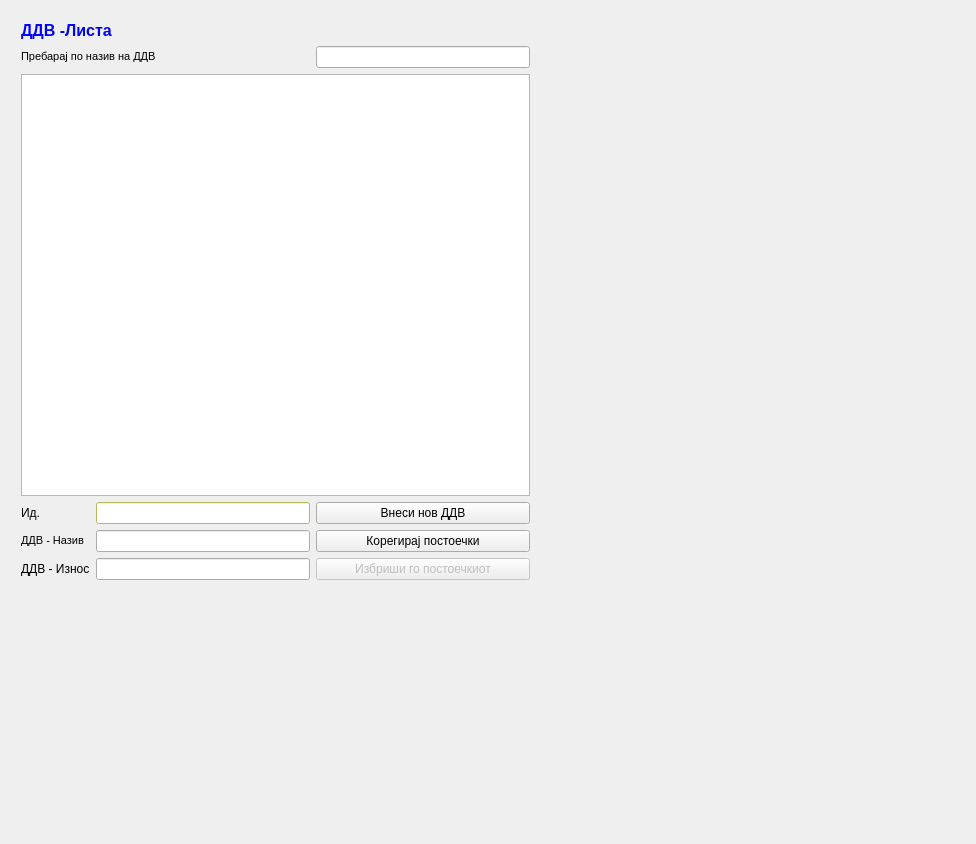
<?xml version="1.0" encoding="UTF-8"?>
<ui version="4.0">
 <class>QDdvListaClass</class>
 <widget class="QMyBaseFormWidget" name="QDdvListaClass">
  <property name="geometry">
   <rect>
    <x>0</x>
    <y>0</y>
    <width>976</width>
    <height>844</height>
   </rect>
  </property>
  <property name="windowTitle">
   <string>QDdvLista</string>
  </property>
  <widget class="QWidget" name="layoutWidget">
   <property name="geometry">
    <rect>
     <x>10</x>
     <y>10</y>
     <width>531</width>
     <height>581</height>
    </rect>
   </property>
   <layout class="QGridLayout" name="gridLayout">
    <item row="0" column="0" colspan="3">
     <widget class="QLabel" name="label_16">
      <property name="text">
       <string>&lt;!DOCTYPE HTML PUBLIC &quot;-//W3C//DTD HTML 4.0//EN&quot; &quot;http://www.w3.org/TR/REC-html40/strict.dtd&quot;&gt;
&lt;html&gt;&lt;head&gt;&lt;meta name=&quot;qrichtext&quot; content=&quot;1&quot; /&gt;&lt;style type=&quot;text/css&quot;&gt;
p, li { white-space: pre-wrap; }
&lt;/style&gt;&lt;/head&gt;&lt;body style=&quot; font-family:'MS Shell Dlg 2'; font-size:8.25pt; font-weight:400; font-style:normal;&quot;&gt;
&lt;p style=&quot; margin-top:0px; margin-bottom:0px; margin-left:0px; margin-right:0px; -qt-block-indent:0; text-indent:0px;&quot;&gt;&lt;span style=&quot; font-size:12pt; font-weight:600; color:#0000ff;&quot;&gt;ДДВ -Листа &lt;/span&gt;&lt;/p&gt;&lt;/body&gt;&lt;/html&gt;</string>
      </property>
     </widget>
    </item>
    <item row="1" column="0" colspan="2">
     <widget class="QLabel" name="label">
      <property name="font">
       <font>
        <pointsize>10</pointsize>
       </font>
      </property>
      <property name="text">
       <string>&lt;!DOCTYPE HTML PUBLIC &quot;-//W3C//DTD HTML 4.0//EN&quot; &quot;http://www.w3.org/TR/REC-html40/strict.dtd&quot;&gt;
&lt;html&gt;&lt;head&gt;&lt;meta name=&quot;qrichtext&quot; content=&quot;1&quot; /&gt;&lt;style type=&quot;text/css&quot;&gt;
p, li { white-space: pre-wrap; }
&lt;/style&gt;&lt;/head&gt;&lt;body style=&quot; font-family:'MS Shell Dlg 2'; font-size:8.25pt; font-weight:400; font-style:normal;&quot;&gt;
&lt;p style=&quot; margin-top:0px; margin-bottom:0px; margin-left:0px; margin-right:0px; -qt-block-indent:0; text-indent:0px;&quot;&gt;&lt;span style=&quot; font-size:8pt;&quot;&gt;Пребарај по назив на ДДВ&lt;/span&gt;&lt;/p&gt;&lt;/body&gt;&lt;/html&gt;</string>
      </property>
     </widget>
    </item>
    <item row="1" column="2">
     <widget class="QLineEdit" name="lineEdit"/>
    </item>
    <item row="2" column="0" colspan="3">
     <widget class="QTableView" name="tableView"/>
    </item>
    <item row="4" column="0">
     <widget class="QLabel" name="label_2">
      <property name="text">
       <string>Ид.</string>
      </property>
     </widget>
    </item>
    <item row="4" column="1">
     <widget class="QLineEdit" name="lineEdit_2">
      <property name="palette">
       <palette>
        <active>
         <colorrole role="WindowText">
          <brush brushstyle="SolidPattern">
           <color alpha="255">
            <red>0</red>
            <green>0</green>
            <blue>0</blue>
           </color>
          </brush>
         </colorrole>
         <colorrole role="Button">
          <brush brushstyle="SolidPattern">
           <color alpha="255">
            <red>255</red>
            <green>255</green>
            <blue>127</blue>
           </color>
          </brush>
         </colorrole>
         <colorrole role="Light">
          <brush brushstyle="SolidPattern">
           <color alpha="255">
            <red>255</red>
            <green>255</green>
            <blue>255</blue>
           </color>
          </brush>
         </colorrole>
         <colorrole role="Midlight">
          <brush brushstyle="SolidPattern">
           <color alpha="255">
            <red>255</red>
            <green>255</green>
            <blue>191</blue>
           </color>
          </brush>
         </colorrole>
         <colorrole role="Dark">
          <brush brushstyle="SolidPattern">
           <color alpha="255">
            <red>127</red>
            <green>127</green>
            <blue>63</blue>
           </color>
          </brush>
         </colorrole>
         <colorrole role="Mid">
          <brush brushstyle="SolidPattern">
           <color alpha="255">
            <red>170</red>
            <green>170</green>
            <blue>84</blue>
           </color>
          </brush>
         </colorrole>
         <colorrole role="Text">
          <brush brushstyle="SolidPattern">
           <color alpha="255">
            <red>0</red>
            <green>0</green>
            <blue>0</blue>
           </color>
          </brush>
         </colorrole>
         <colorrole role="BrightText">
          <brush brushstyle="SolidPattern">
           <color alpha="255">
            <red>255</red>
            <green>255</green>
            <blue>255</blue>
           </color>
          </brush>
         </colorrole>
         <colorrole role="ButtonText">
          <brush brushstyle="SolidPattern">
           <color alpha="255">
            <red>0</red>
            <green>0</green>
            <blue>0</blue>
           </color>
          </brush>
         </colorrole>
         <colorrole role="Base">
          <brush brushstyle="SolidPattern">
           <color alpha="255">
            <red>255</red>
            <green>255</green>
            <blue>255</blue>
           </color>
          </brush>
         </colorrole>
         <colorrole role="Window">
          <brush brushstyle="SolidPattern">
           <color alpha="255">
            <red>255</red>
            <green>255</green>
            <blue>127</blue>
           </color>
          </brush>
         </colorrole>
         <colorrole role="Shadow">
          <brush brushstyle="SolidPattern">
           <color alpha="255">
            <red>0</red>
            <green>0</green>
            <blue>0</blue>
           </color>
          </brush>
         </colorrole>
         <colorrole role="AlternateBase">
          <brush brushstyle="SolidPattern">
           <color alpha="255">
            <red>255</red>
            <green>255</green>
            <blue>191</blue>
           </color>
          </brush>
         </colorrole>
         <colorrole role="PlaceholderText">
          <brush brushstyle="NoBrush">
           <color alpha="128">
            <red>0</red>
            <green>0</green>
            <blue>0</blue>
           </color>
          </brush>
         </colorrole>
        </active>
        <inactive>
         <colorrole role="WindowText">
          <brush brushstyle="SolidPattern">
           <color alpha="255">
            <red>0</red>
            <green>0</green>
            <blue>0</blue>
           </color>
          </brush>
         </colorrole>
         <colorrole role="Button">
          <brush brushstyle="SolidPattern">
           <color alpha="255">
            <red>255</red>
            <green>255</green>
            <blue>127</blue>
           </color>
          </brush>
         </colorrole>
         <colorrole role="Light">
          <brush brushstyle="SolidPattern">
           <color alpha="255">
            <red>255</red>
            <green>255</green>
            <blue>255</blue>
           </color>
          </brush>
         </colorrole>
         <colorrole role="Midlight">
          <brush brushstyle="SolidPattern">
           <color alpha="255">
            <red>255</red>
            <green>255</green>
            <blue>191</blue>
           </color>
          </brush>
         </colorrole>
         <colorrole role="Dark">
          <brush brushstyle="SolidPattern">
           <color alpha="255">
            <red>127</red>
            <green>127</green>
            <blue>63</blue>
           </color>
          </brush>
         </colorrole>
         <colorrole role="Mid">
          <brush brushstyle="SolidPattern">
           <color alpha="255">
            <red>170</red>
            <green>170</green>
            <blue>84</blue>
           </color>
          </brush>
         </colorrole>
         <colorrole role="Text">
          <brush brushstyle="SolidPattern">
           <color alpha="255">
            <red>0</red>
            <green>0</green>
            <blue>0</blue>
           </color>
          </brush>
         </colorrole>
         <colorrole role="BrightText">
          <brush brushstyle="SolidPattern">
           <color alpha="255">
            <red>255</red>
            <green>255</green>
            <blue>255</blue>
           </color>
          </brush>
         </colorrole>
         <colorrole role="ButtonText">
          <brush brushstyle="SolidPattern">
           <color alpha="255">
            <red>0</red>
            <green>0</green>
            <blue>0</blue>
           </color>
          </brush>
         </colorrole>
         <colorrole role="Base">
          <brush brushstyle="SolidPattern">
           <color alpha="255">
            <red>255</red>
            <green>255</green>
            <blue>255</blue>
           </color>
          </brush>
         </colorrole>
         <colorrole role="Window">
          <brush brushstyle="SolidPattern">
           <color alpha="255">
            <red>255</red>
            <green>255</green>
            <blue>127</blue>
           </color>
          </brush>
         </colorrole>
         <colorrole role="Shadow">
          <brush brushstyle="SolidPattern">
           <color alpha="255">
            <red>0</red>
            <green>0</green>
            <blue>0</blue>
           </color>
          </brush>
         </colorrole>
         <colorrole role="AlternateBase">
          <brush brushstyle="SolidPattern">
           <color alpha="255">
            <red>255</red>
            <green>255</green>
            <blue>191</blue>
           </color>
          </brush>
         </colorrole>
         <colorrole role="PlaceholderText">
          <brush brushstyle="NoBrush">
           <color alpha="128">
            <red>0</red>
            <green>0</green>
            <blue>0</blue>
           </color>
          </brush>
         </colorrole>
        </inactive>
        <disabled>
         <colorrole role="WindowText">
          <brush brushstyle="SolidPattern">
           <color alpha="255">
            <red>127</red>
            <green>127</green>
            <blue>63</blue>
           </color>
          </brush>
         </colorrole>
         <colorrole role="Button">
          <brush brushstyle="SolidPattern">
           <color alpha="255">
            <red>255</red>
            <green>255</green>
            <blue>127</blue>
           </color>
          </brush>
         </colorrole>
         <colorrole role="Light">
          <brush brushstyle="SolidPattern">
           <color alpha="255">
            <red>255</red>
            <green>255</green>
            <blue>255</blue>
           </color>
          </brush>
         </colorrole>
         <colorrole role="Midlight">
          <brush brushstyle="SolidPattern">
           <color alpha="255">
            <red>255</red>
            <green>255</green>
            <blue>191</blue>
           </color>
          </brush>
         </colorrole>
         <colorrole role="Dark">
          <brush brushstyle="SolidPattern">
           <color alpha="255">
            <red>127</red>
            <green>127</green>
            <blue>63</blue>
           </color>
          </brush>
         </colorrole>
         <colorrole role="Mid">
          <brush brushstyle="SolidPattern">
           <color alpha="255">
            <red>170</red>
            <green>170</green>
            <blue>84</blue>
           </color>
          </brush>
         </colorrole>
         <colorrole role="Text">
          <brush brushstyle="SolidPattern">
           <color alpha="255">
            <red>127</red>
            <green>127</green>
            <blue>63</blue>
           </color>
          </brush>
         </colorrole>
         <colorrole role="BrightText">
          <brush brushstyle="SolidPattern">
           <color alpha="255">
            <red>255</red>
            <green>255</green>
            <blue>255</blue>
           </color>
          </brush>
         </colorrole>
         <colorrole role="ButtonText">
          <brush brushstyle="SolidPattern">
           <color alpha="255">
            <red>127</red>
            <green>127</green>
            <blue>63</blue>
           </color>
          </brush>
         </colorrole>
         <colorrole role="Base">
          <brush brushstyle="SolidPattern">
           <color alpha="255">
            <red>255</red>
            <green>255</green>
            <blue>127</blue>
           </color>
          </brush>
         </colorrole>
         <colorrole role="Window">
          <brush brushstyle="SolidPattern">
           <color alpha="255">
            <red>255</red>
            <green>255</green>
            <blue>127</blue>
           </color>
          </brush>
         </colorrole>
         <colorrole role="Shadow">
          <brush brushstyle="SolidPattern">
           <color alpha="255">
            <red>0</red>
            <green>0</green>
            <blue>0</blue>
           </color>
          </brush>
         </colorrole>
         <colorrole role="AlternateBase">
          <brush brushstyle="SolidPattern">
           <color alpha="255">
            <red>255</red>
            <green>255</green>
            <blue>127</blue>
           </color>
          </brush>
         </colorrole>
         <colorrole role="PlaceholderText">
          <brush brushstyle="NoBrush">
           <color alpha="128">
            <red>0</red>
            <green>0</green>
            <blue>0</blue>
           </color>
          </brush>
         </colorrole>
        </disabled>
       </palette>
      </property>
      <property name="readOnly">
       <bool>true</bool>
      </property>
     </widget>
    </item>
    <item row="5" column="0">
     <widget class="QLabel" name="label_3">
      <property name="text">
       <string>&lt;!DOCTYPE HTML PUBLIC &quot;-//W3C//DTD HTML 4.0//EN&quot; &quot;http://www.w3.org/TR/REC-html40/strict.dtd&quot;&gt;
&lt;html&gt;&lt;head&gt;&lt;meta name=&quot;qrichtext&quot; content=&quot;1&quot; /&gt;&lt;style type=&quot;text/css&quot;&gt;
p, li { white-space: pre-wrap; }
&lt;/style&gt;&lt;/head&gt;&lt;body style=&quot; font-family:'MS Shell Dlg 2'; font-size:8.25pt; font-weight:400; font-style:normal;&quot;&gt;
&lt;p style=&quot; margin-top:0px; margin-bottom:0px; margin-left:0px; margin-right:0px; -qt-block-indent:0; text-indent:0px;&quot;&gt;&lt;span style=&quot; font-size:8pt;&quot;&gt;ДДВ - Назив&lt;/span&gt;&lt;/p&gt;&lt;/body&gt;&lt;/html&gt;</string>
      </property>
     </widget>
    </item>
    <item row="5" column="1">
     <widget class="QLineEdit" name="lineEdit_3">
      <property name="readOnly">
       <bool>true</bool>
      </property>
     </widget>
    </item>
    <item row="6" column="0">
     <widget class="QLabel" name="label_4">
      <property name="text">
       <string>ДДВ - Износ</string>
      </property>
     </widget>
    </item>
    <item row="6" column="1">
     <widget class="QLineEdit" name="lineEdit_4">
      <property name="readOnly">
       <bool>true</bool>
      </property>
     </widget>
    </item>
    <item row="6" column="2">
     <widget class="QPushButton" name="pushButton_3">
      <property name="enabled">
       <bool>false</bool>
      </property>
      <property name="text">
       <string>Избриши го постоечкиот</string>
      </property>
     </widget>
    </item>
    <item row="5" column="2">
     <widget class="QPushButton" name="pushButton_2">
      <property name="text">
       <string>Корегирај постоечки</string>
      </property>
     </widget>
    </item>
    <item row="4" column="2">
     <widget class="QPushButton" name="pushButton">
      <property name="text">
       <string>Внеси нов ДДВ</string>
      </property>
     </widget>
    </item>
   </layout>
  </widget>
 </widget>
 <layoutdefault spacing="6" margin="11"/>
 <customwidgets>
  <customwidget>
   <class>QMyBaseFormWidget</class>
   <extends>QWidget</extends>
   <header>qmybaseformwidget.h</header>
   <container>1</container>
  </customwidget>
 </customwidgets>
 <tabstops>
  <tabstop>lineEdit</tabstop>
  <tabstop>tableView</tabstop>
  <tabstop>lineEdit_2</tabstop>
  <tabstop>lineEdit_3</tabstop>
  <tabstop>lineEdit_4</tabstop>
 </tabstops>
 <resources/>
 <connections/>
</ui>
